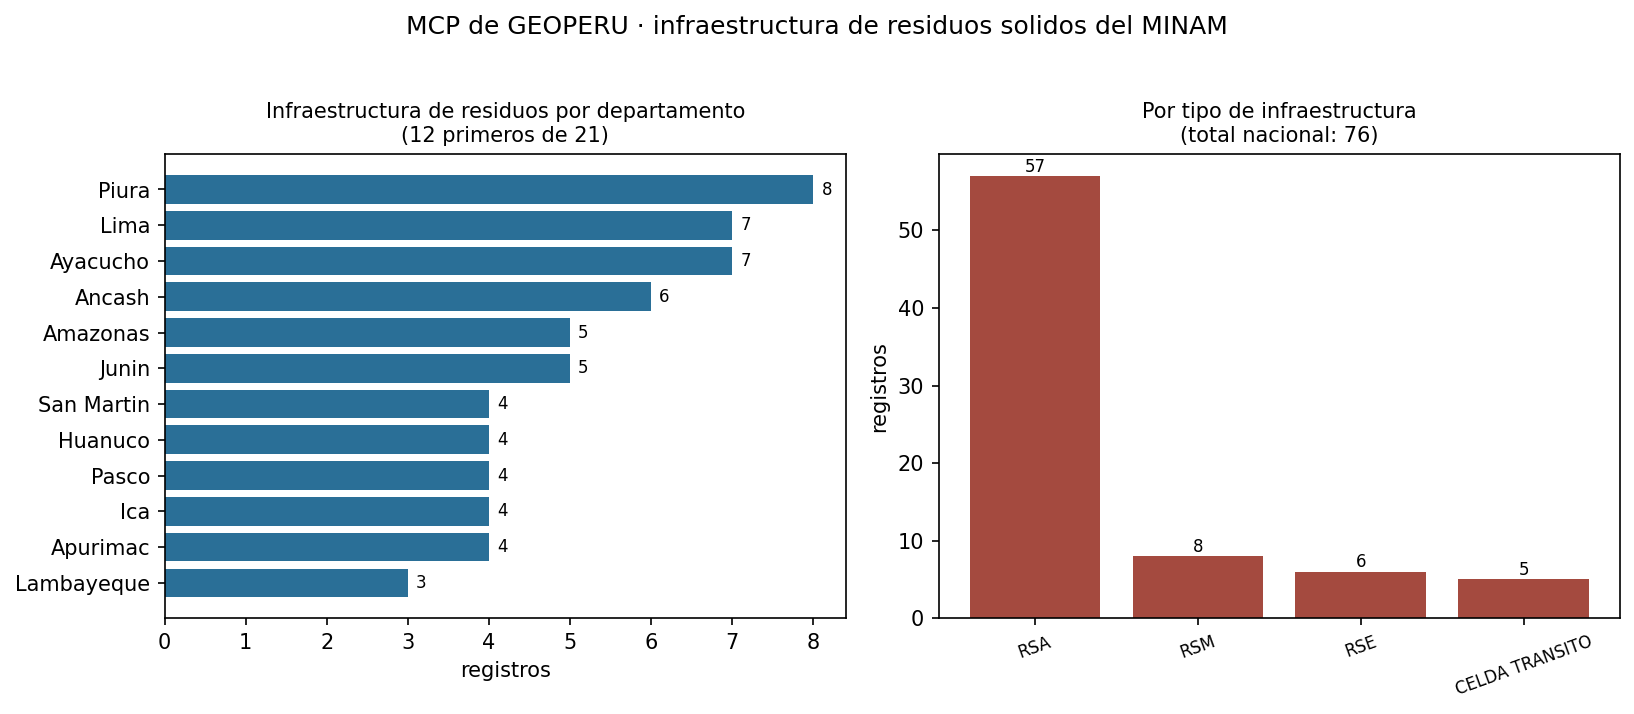

Write the Python code that produced this figure.
"""Figura del informe: distribucion territorial de la capa y el efecto del MCP si ya hay resultados."""
import json
from pathlib import Path

import matplotlib
matplotlib.use("Agg")
import matplotlib.pyplot as plt

AQUI = Path(__file__).parent
c = json.load(open(AQUI / "datos" / "cifras.json", encoding="utf-8"))
hay_res = (AQUI / "resultados.csv").exists()

fig, ejes = plt.subplots(1, 3 if hay_res else 2, figsize=(16 if hay_res else 11, 4.6))

# 1 · por departamento (normalizado)
top = sorted(c["norm"].items(), key=lambda x: x[1])[-12:]
ejes[0].barh([d.title() for d, _ in top], [n for _, n in top], color="#2a6f97")
ejes[0].set_title(f"Infraestructura de residuos por departamento\n(12 primeros de {len(c['norm'])})", fontsize=10)
ejes[0].set_xlabel("registros")
for i, (_, n) in enumerate(top):
    ejes[0].text(n + 0.1, i, str(n), va="center", fontsize=8)

# 2 · por tipo
t = sorted(c["tipo"].items(), key=lambda x: -x[1])
ejes[1].bar([k[:14] for k, _ in t], [v for _, v in t], color="#a44a3f")
ejes[1].set_title(f"Por tipo de infraestructura\n(total nacional: {c['total']})", fontsize=10)
ejes[1].set_ylabel("registros")
ejes[1].tick_params(axis="x", rotation=20, labelsize=8)
for i, (_, v) in enumerate(t):
    ejes[1].text(i, v + 0.6, str(v), ha="center", fontsize=8)

# 3 · aciertos por modo, si evaluar.py ya corrio
if hay_res:
    import pandas as pd
    res = pd.read_csv(AQUI / "resultados.csv")
    tabla = res.groupby("modo").resultado.value_counts().unstack(fill_value=0)
    for col, color in (("acierta", "#2d6a4f"), ("se equivoca", "#9d0208"), ("no sabe", "#adb5bd")):
        if col not in tabla:
            tabla[col] = 0
    tabla[["acierta", "se equivoca", "no sabe"]].plot(
        kind="bar", stacked=True, ax=ejes[2], color=["#2d6a4f", "#9d0208", "#adb5bd"])
    ejes[2].set_title(f"Aciertos sobre {len(res.id.unique())} preguntas\npor modo de respuesta", fontsize=10)
    ejes[2].set_xlabel(""); ejes[2].set_ylabel("preguntas")
    ejes[2].tick_params(axis="x", rotation=0)
    ejes[2].legend(fontsize=8)

plt.suptitle("MCP de GEOPERU · infraestructura de residuos solidos del MINAM", fontsize=12, y=1.02)
plt.tight_layout()
plt.savefig(AQUI / "grafico.png", dpi=150, bbox_inches="tight")
print("grafico.png escrito ·", "3 paneles (con resultados)" if hay_res else "2 paneles (sin resultados.csv aun)")
